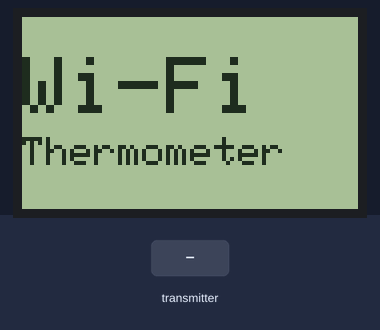
Recording of a sketch running on a simulated Arduino Uno, built with avr-gcc and run on an emulated ATmega328P. Parts: 84×48 one-colour display. The inputs (shaded band) are chosen by the test bench. The display library's start-up logo is not drawn; no radio packets arrive unless stated.

Above: at 2.1 s.
At 5.2 s:
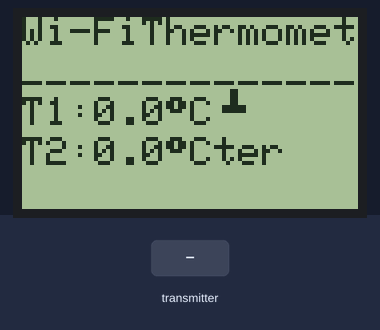
5.3 s: the transmitter starts sending temp1 = 0
At 6.7 s:
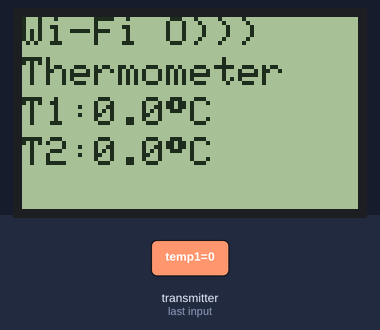
7.0 s: the transmitter starts sending temp1 = 25
At 7.9 s:
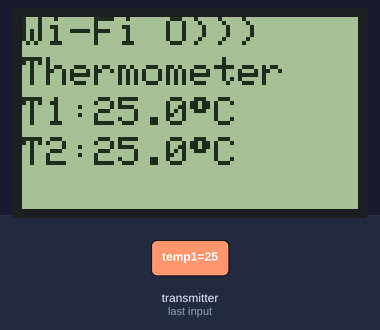
Timing chart, 0 to 10.0 s (numbered marks = the images above; inputs shaded):
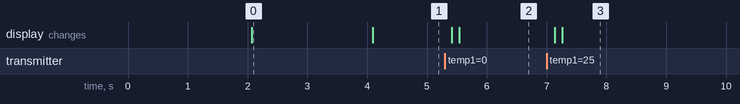

The sketch:

RX_MULTITEMP_LCD_NOKIA.ino
```cpp
#include <SPI.h>
#include <Adafruit_GFX.h>
#include <Adafruit_PCD8544.h>
Adafruit_PCD8544 display = Adafruit_PCD8544(7, 6, 5, 4, 3);

#include <nRF24L01.h>
#include <RF24.h>
#include <Wire.h>

float temp1, temp2, temp3;

RF24 radio(9, 10);
const uint64_t pipes[3] = { 0xF0F0F0F0E1LL, 0xF0F0F0F0E2LL, 0xF0F0F0F0E3LL };

void setup(void) {
//Serial.begin(9600);
display.begin();
display.setContrast(60);
display.display(); // show splashscreen
delay(2000);
display.clearDisplay();

radio.begin();
radio.setPALevel ( RF24_PA_MAX ) ;
radio.setDataRate(RF24_250KBPS);
radio.openReadingPipe(1, pipes[1]);
radio.openReadingPipe(2, pipes[2]);
radio.openReadingPipe(3, pipes[3]);
radio.startListening();


display.setCursor(0,10);
display.setTextSize(2);
display.setTextColor(BLACK, WHITE);
display.print("Wi-Fi");

display.setCursor(0,30);
display.setTextSize(1);
display.setTextColor(BLACK, WHITE);
display.print("Thermometer");

display.display();
delay(2000);

}

void loop(void)
{

if ( radio.available() )
{
delay(50);
radio.read(&temp1, sizeof(temp1));//view themperature from sensor 1

Serial.println(temp1);

display.setCursor(0,0);
display.setTextSize(1);
display.setTextColor(BLACK, WHITE);
display.print("Wi-Fi O)))");
display.setCursor(0,10);
display.setTextSize(1);
display.print("Thermometer");
display.setCursor(0,17);
display.setTextSize(1);
display.print("...");
display.setCursor(0,20);
display.setTextSize(1);
display.setTextColor(BLACK, WHITE);
display.print("T1:");
display.setTextSize(1);;
display.print(temp1,1);
display.print((char)247);
display.print('C');

display.display();
delay(50);
display.clearDisplay();

radio.read(&temp2, sizeof(temp2));//view themperature from sensor 2

Serial.println(temp2);

display.setCursor(0,30);
display.setTextSize(1);
display.setTextColor(BLACK, WHITE);
display.print("T2:");
display.setTextSize(1);
display.print(temp2,1);
display.print((char)247);
display.print('C');
}
else
{
display.setCursor(0,0);
display.setTextSize(1);
display.setTextColor(BLACK, WHITE);
display.print("Wi-Fi");
display.setTextSize(1);
display.print("Thermometer");
display.setCursor(0,10);
display.setTextSize(1);
display.print("_____________________");

display.setCursor(0,20);
display.setTextSize(1);
display.setTextColor(BLACK, WHITE);
display.print("T1:");
display.setTextSize(1);;
display.print(temp1,1);
display.print((char)247);
display.print('C');

display.setCursor(0,30);
display.setTextSize(1);
display.setTextColor(BLACK, WHITE);
display.print("T2:");
display.setTextSize(1);
display.print(temp2,1);
display.print((char)247);
display.print('C');

display.display();
delay(50);
//display.clearDisplay();
}

//delay(1000);
//LowPower.powerDown(SLEEP_8S, ADC_OFF, BOD_OFF);
}
```

Measured:
- after the input at 5.3 s, the display: first changes after 0.11 s (image 2 shows a later state)
- after the input at 7.0 s, the display: first changes after 0.13 s (image 3 shows a later state)
- what the display in image 0 shows lasts 2.0 s, from 2.1 s to 4.1 s
